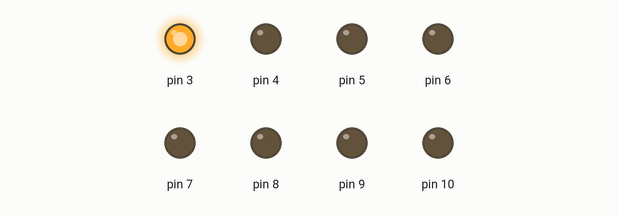
Recording of a sketch running on a simulated Arduino Uno, built with avr-gcc and run on an emulated ATmega328P. Shown: output pins drawn as LEDs (lit = HIGH). Random numbers use the default seed unless the sketch sets one.

Above: at 0.61 s.
At 2.11 s:
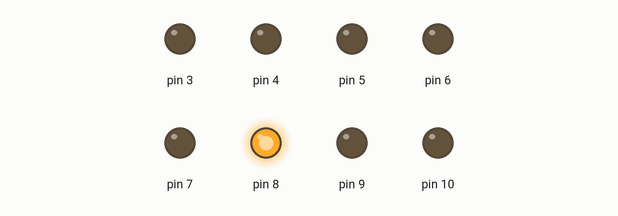
At 9.51 s:
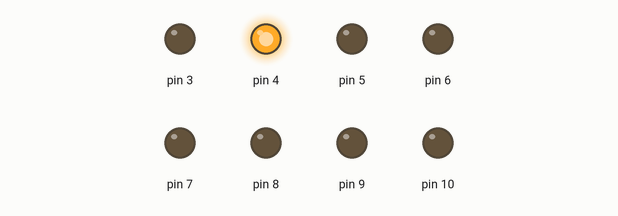
At 17.1 s:
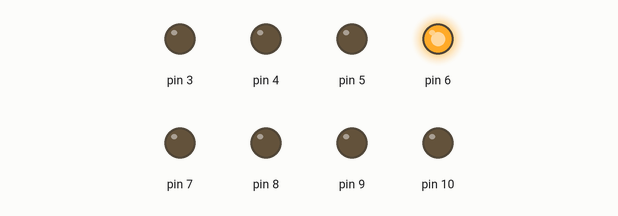
At 27.5 s:
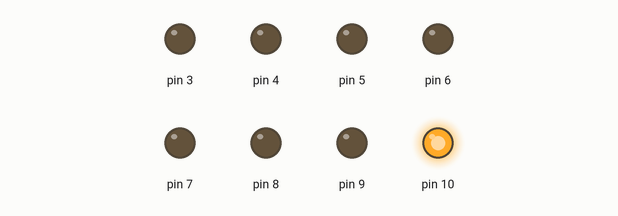
At 35.93 s:
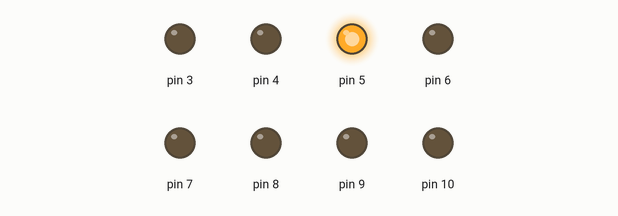
Timing chart, 0 to 40.0 s (numbered marks = the images above):
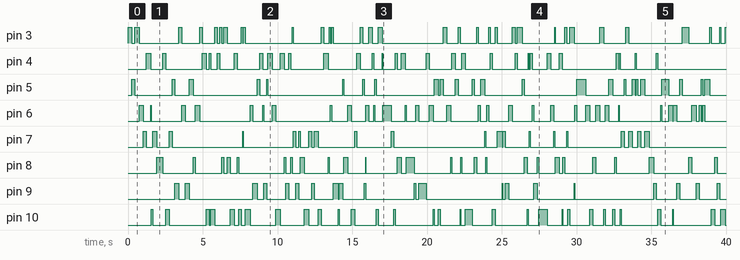

The sketch:

Random_blinken.ino
```cpp
int randNumber;
int randDelay;
void setup() {
randomSeed(analogRead(0));
pinMode(3, OUTPUT);
pinMode(4, OUTPUT);
pinMode(5, OUTPUT);
pinMode(6, OUTPUT);
pinMode(7, OUTPUT);
pinMode(8, OUTPUT);
pinMode(9, OUTPUT);
pinMode(10, OUTPUT);
}
void loop() {
   randNumber=random(3,11);
    randDelay=random(25,300);
    digitalWrite(randNumber, HIGH);
    delay(randDelay);
    digitalWrite(randNumber, LOW);
}
```

Measured:
- by itself, pin 3: LOW → HIGH at 0.00 s, → LOW 0.24 s later, → HIGH 0.22 s later, → LOW 0.30 s later, … (63 changes in this stretch)
- by itself, pin 4: LOW → HIGH at 1.2 s, → LOW 0.28 s later, → HIGH 0.80 s later, → LOW 0.23 s later, … (58 changes in this stretch)
- by itself, pin 5: LOW → HIGH at 0.24 s, → LOW 0.22 s later, → HIGH 2.5 s later, → LOW 0.18 s later, … (48 changes in this stretch)
- by itself, pin 7: LOW → HIGH at 1.0 s, → LOW 0.23 s later, → HIGH 0.44 s later, → LOW 0.25 s later, … (40 changes in this stretch)
- by itself, pin 8: LOW → HIGH at 1.9 s, → LOW 0.39 s later, → HIGH 2.0 s later, → LOW 0.15 s later, … (52 changes in this stretch)
- by itself, pin 9: LOW → HIGH at 3.1 s, → LOW 0.28 s later, → HIGH 0.44 s later, → LOW 0.25 s later, … (40 changes in this stretch)
- by itself, pin 10: LOW → HIGH at 1.6 s, → LOW 0.11 s later, → HIGH 0.87 s later, → LOW 0.24 s later, … (62 changes in this stretch)
